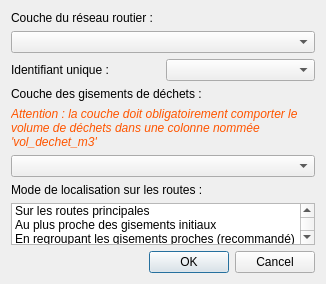
<?xml version="1.0" encoding="UTF-8"?>
<ui version="4.0">
 <class>Dialog</class>
 <widget class="QDialog" name="Dialog">
  <property name="geometry">
   <rect>
    <x>0</x>
    <y>0</y>
    <width>326</width>
    <height>276</height>
   </rect>
  </property>
  <property name="windowTitle">
   <string>Dialog</string>
  </property>
  <layout class="QVBoxLayout" name="verticalLayout">
   <item>
    <widget class="QLabel" name="label">
     <property name="text">
      <string>Couche du réseau routier :</string>
     </property>
    </widget>
   </item>
   <item>
    <widget class="QgsMapLayerComboBox" name="roadLayerCBox"/>
   </item>
   <item>
    <layout class="QHBoxLayout" name="horizontalLayout">
     <item>
      <widget class="QLabel" name="label_2">
       <property name="text">
        <string>Identifiant unique :</string>
       </property>
      </widget>
     </item>
     <item>
      <widget class="QgsFieldComboBox" name="idRoadFieldCBox"/>
     </item>
    </layout>
   </item>
   <item>
    <widget class="QLabel" name="label_3">
     <property name="text">
      <string>Couche des gisements de déchets :</string>
     </property>
    </widget>
   </item>
   <item>
    <widget class="QLabel" name="label_5">
     <property name="text">
      <string>&lt;html&gt;&lt;head/&gt;&lt;body&gt;&lt;p&gt;&lt;span style=&quot; font-style:italic; color:#ff5500;&quot;&gt;Attention : la couche doit obligatoirement comporter le volume de déchets dans une colonne nommée 'vol_dechet_m3' &lt;/span&gt;&lt;/p&gt;&lt;/body&gt;&lt;/html&gt;</string>
     </property>
     <property name="wordWrap">
      <bool>true</bool>
     </property>
    </widget>
   </item>
   <item>
    <widget class="QgsMapLayerComboBox" name="gisementsLayerCBox"/>
   </item>
   <item>
    <widget class="QLabel" name="label_4">
     <property name="text">
      <string>Mode de localisation sur les routes :</string>
     </property>
    </widget>
   </item>
   <item>
    <widget class="QListWidget" name="listWidget">
     <property name="wordWrap">
      <bool>true</bool>
     </property>
     <item>
      <property name="text">
       <string>Sur les routes principales</string>
      </property>
     </item>
     <item>
      <property name="text">
       <string>Au plus proche des gisements initiaux</string>
      </property>
     </item>
     <item>
      <property name="text">
       <string>En regroupant les gisements proches (recommandé)</string>
      </property>
     </item>
    </widget>
   </item>
   <item>
    <widget class="QDialogButtonBox" name="buttonBox">
     <property name="orientation">
      <enum>Qt::Horizontal</enum>
     </property>
     <property name="standardButtons">
      <set>QDialogButtonBox::Cancel|QDialogButtonBox::Ok</set>
     </property>
    </widget>
   </item>
  </layout>
 </widget>
 <customwidgets>
  <customwidget>
   <class>QgsFieldComboBox</class>
   <extends>QComboBox</extends>
   <header>qgsfieldcombobox.h</header>
  </customwidget>
  <customwidget>
   <class>QgsMapLayerComboBox</class>
   <extends>QComboBox</extends>
   <header>qgsmaplayercombobox.h</header>
  </customwidget>
 </customwidgets>
 <resources/>
 <connections>
  <connection>
   <sender>buttonBox</sender>
   <signal>accepted()</signal>
   <receiver>Dialog</receiver>
   <slot>accept()</slot>
   <hints>
    <hint type="sourcelabel">
     <x>257</x>
     <y>247</y>
    </hint>
    <hint type="destinationlabel">
     <x>157</x>
     <y>274</y>
    </hint>
   </hints>
  </connection>
  <connection>
   <sender>buttonBox</sender>
   <signal>rejected()</signal>
   <receiver>Dialog</receiver>
   <slot>reject()</slot>
   <hints>
    <hint type="sourcelabel">
     <x>316</x>
     <y>247</y>
    </hint>
    <hint type="destinationlabel">
     <x>286</x>
     <y>274</y>
    </hint>
   </hints>
  </connection>
  <connection>
   <sender>roadLayerCBox</sender>
   <signal>layerChanged(QgsMapLayer*)</signal>
   <receiver>idRoadFieldCBox</receiver>
   <slot>setLayer(QgsMapLayer*)</slot>
   <hints>
    <hint type="sourcelabel">
     <x>117</x>
     <y>32</y>
    </hint>
    <hint type="destinationlabel">
     <x>207</x>
     <y>67</y>
    </hint>
   </hints>
  </connection>
 </connections>
</ui>
